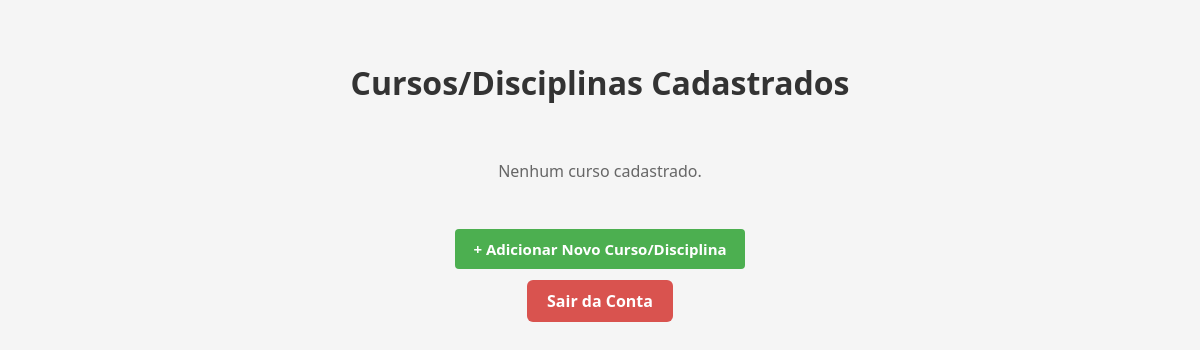
Before: /cursos/ (signed in) with the older database file.
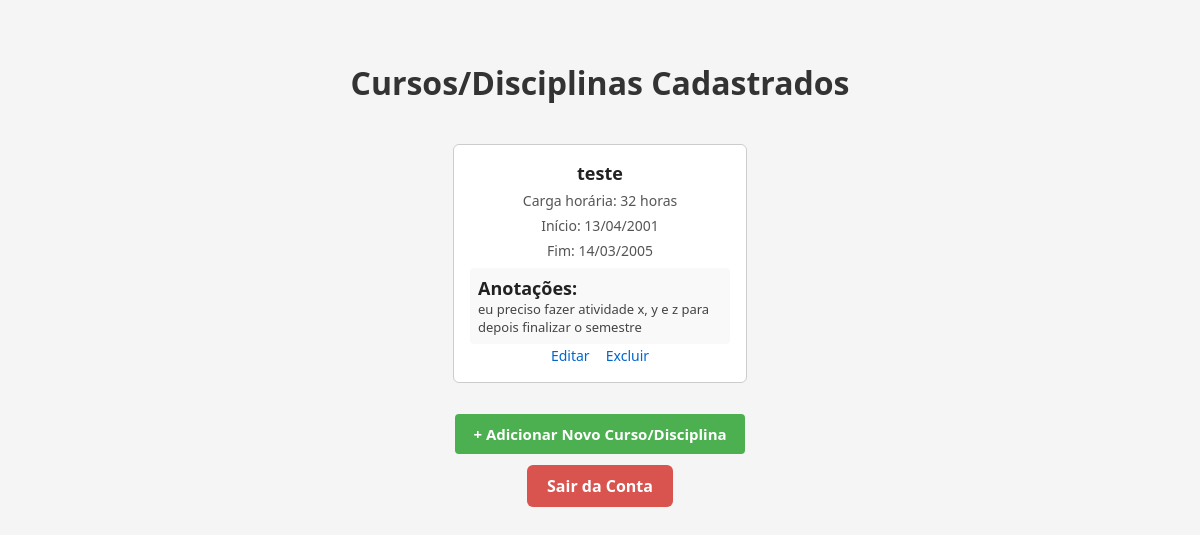
After: the same page with the newer database file.
### Site_Extensao/models.py (models this page shows, shortened)
class Curso(models.Model):
    nome = models.CharField(max_length=255)
    carga_horaria = models.IntegerField()
    data_inicio = models.DateField()
    data_fim = models.DateField()
    anotacoes = models.TextField(blank=True, null=True)
    user = models.ForeignKey(User, on_delete=models.CASCADE, default=1)  # Relacionamento com o modelo User

### Site_Extensao/views.py (the view)
# urls.py: path('cursos/', views.listar_cursos, name='listar_cursos'),
def listar_cursos(request):
    cursos = Curso.objects.filter(user=request.user)  # Filtra apenas os cursos do usuário logado
    return render(request, 'listar_cursos.html', {'cursos': cursos})

### Site_Extensao/templates/listar_cursos.html (shortened to what this page needs)
{% load static %}
<!DOCTYPE html>
<html lang="pt-BR">
<head>
</head>
<body>
    <h1>Cursos/Disciplinas Cadastrados</h1>
    <div class="cursos-lista">
        {% for curso in cursos %}
            <div class="curso-card">
                <strong>{{ curso.nome }}</strong>
                <p>Carga horária: {{ curso.carga_horaria }} horas</p>
                <p>Início: {{ curso.data_inicio|date:"d/m/Y" }}</p>
                <p>Fim: {{ curso.data_fim|date:"d/m/Y" }}</p>
                {% if curso.anotacoes %}
                    <div class="anotacoes-texto">
                        <strong>Anotações:</strong><br>
                        {{ curso.anotacoes|linebreaksbr }}
                    </div>
                {% endif %}
                <a href="{% url 'editar_curso' curso.id %}">Editar</a>
                <a href="{% url 'deletar_curso' curso.id %}" onclick="return confirm('Tem certeza que deseja excluir este curso?')">Excluir</a>
            </div>
        {% empty %}
            <p style="text-align: center; font-size: 16px; color: #666;">Nenhum curso cadastrado.</p>
        {% endfor %}
    </div>
    <div class="add-course-link">
        <a href="{% url 'adicionar_curso' %}" class="botao-adicionar">
            + Adicionar Novo Curso/Disciplina
        </a>
    </div>
    <div class="logout-link">
        <a href="{% url 'logout' %}">Sair da Conta</a>
    </div>
</body>
</html>

### Site_Extensao/templates/listar_cursos.html (style rules this page uses)
body { font-family: 'Segoe UI', sans-serif; background-color: #f5f5f5; padding: 40px 20px; margin: 0; }
h1 { text-align: center; color: #333; margin-bottom: 40px; }
.cursos-lista { display: flex; flex-wrap: wrap; justify-content: center; gap: 20px; }
.curso-card { background-color: white; width: 260px; padding: 16px; border-radius: 6px; border: 1px solid #ccc; text-align: center; }
.curso-card strong { font-size: 18px; color: #222; }
.curso-card p { margin: 6px 0; color: #555; font-size: 14px; }
.curso-card a { margin: 0 6px; color: #0066cc; text-decoration: none; font-size: 14px; }
.add-course-link { text-align: center; margin-top: 40px; }
.botao-adicionar { background-color: #4CAF50; color: white; padding: 10px 18px; border-radius: 4px; font-size: 15px; font-weight: bold; text-decoration: none; border: none; }
.logout-link { display: block; text-align: center; margin-top: 20px; }
.logout-link a { background-color: #d9534f; color: white; padding: 10px 20px; border-radius: 6px; text-decoration: none; font-weight: bold; display: inline-block; }
.anotacoes-texto { color: #444; font-size: 13px; background-color: #f9f9f9; padding: 8px; border-radius: 4px; margin-top: 8px; text-align: left; }

Changed rows visible on the page:
added Curso: nome "teste", carga_horaria "32", data_inicio "13/04/2001", data_fim "14/03/2005", anotacoes "eu preciso fazer atividade x, y e z para depois finalizar o semestre"
Other visible differences:
text no longer shown: "Nenhum curso cadastrado."
